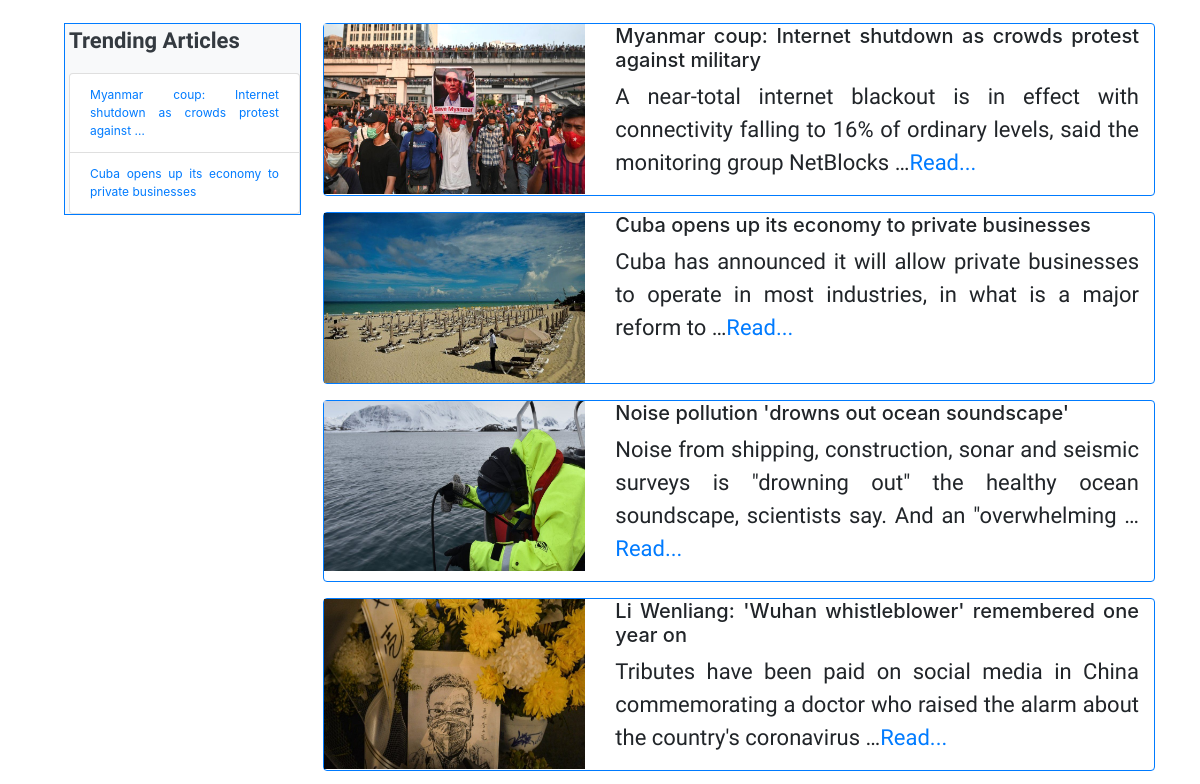
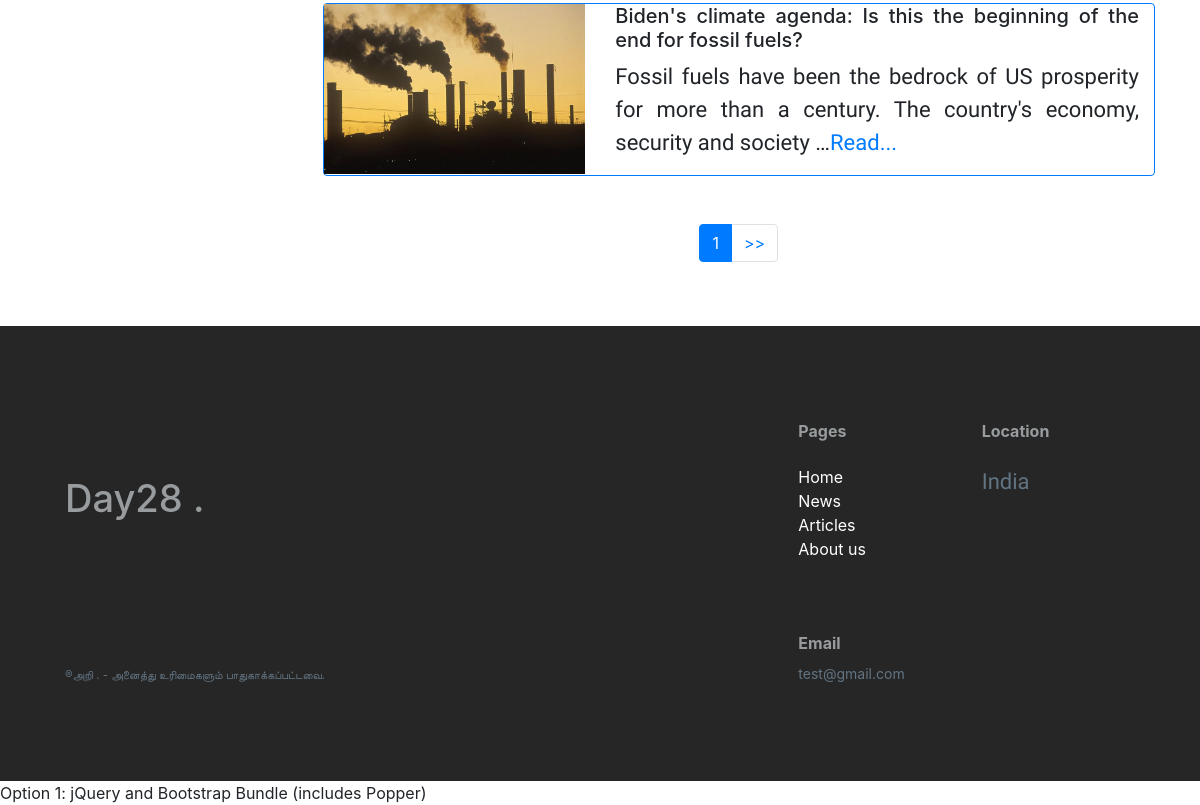
The app's page / (lower part), older data (2 pictures, top to bottom).
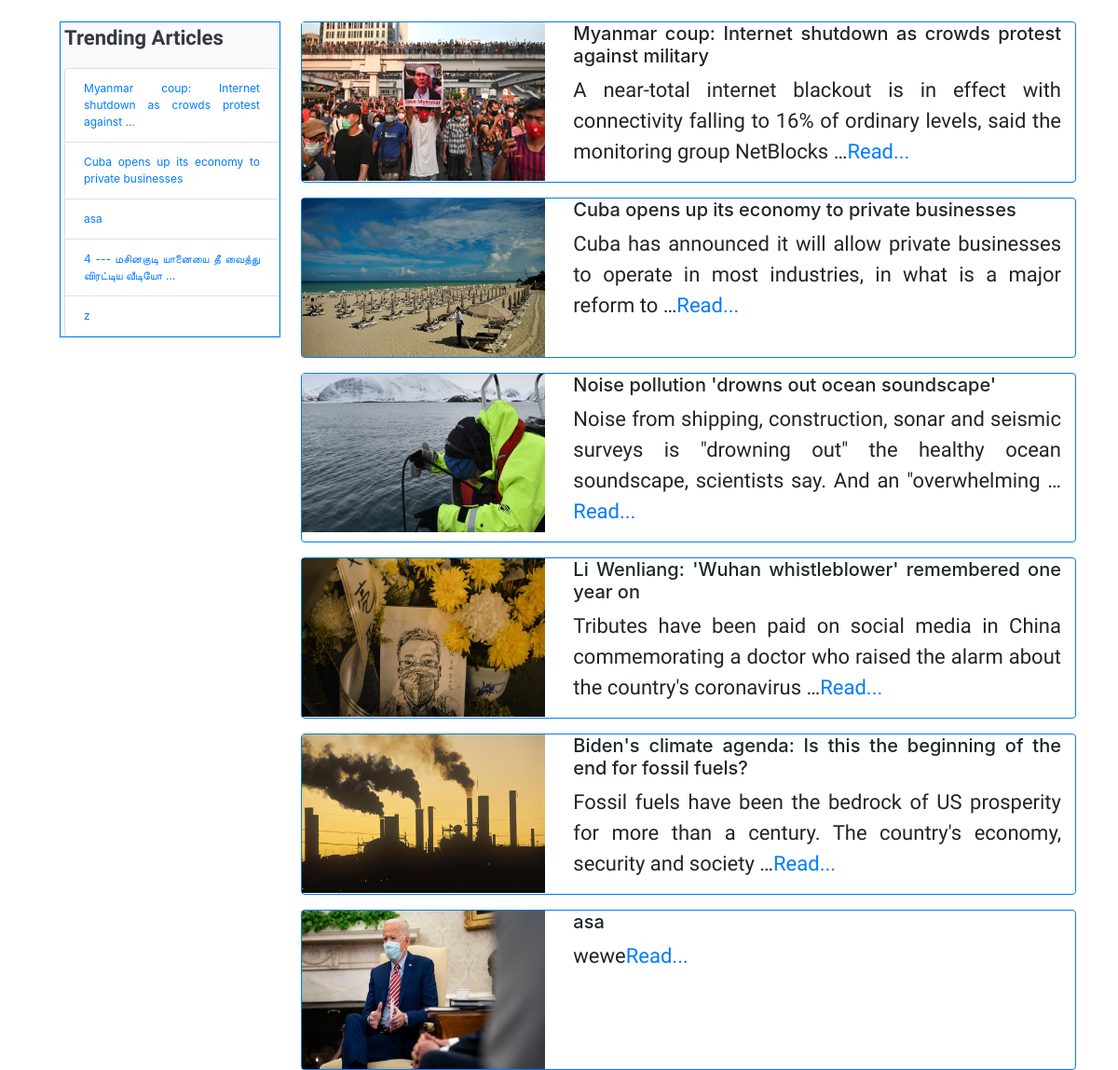
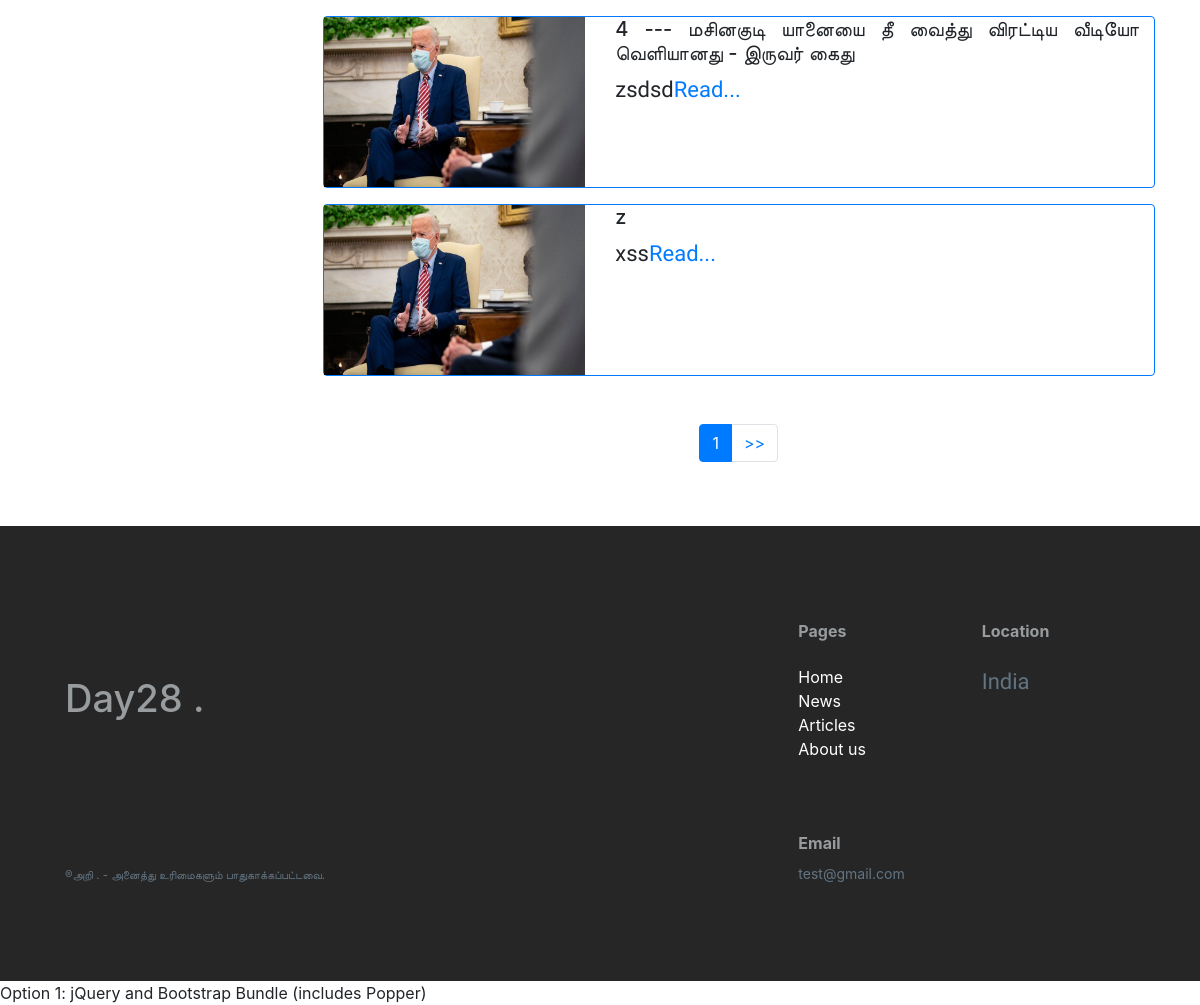
The same page, newer data (2 pictures, top to bottom).
### news/models.py (models this page shows)
class ArticleModel(models.Model):
    article_category_list=[('General','General'),('Technology','Technology'),('Politics','Politics'),('History','History'),('Science','Science'),('Aeronautics','Aeronautics')]
    article_header=models.CharField(blank=False,max_length=500)
    article_body = models.TextField(blank=False,max_length=10000)
    article_category = models.CharField(blank=False, max_length=500,default='General',choices=article_category_list)
    article_priority=models.IntegerField(blank=True)
    article_uploaded_date_time=models.DateTimeField(auto_now=True)
    uploader_ip_address=models.GenericIPAddressField(null=True,blank=True,max_length=100)
    carousel_image=models.ImageField(upload_to='images/%Y/%m/%d/%H%M%S', blank=True)
    image1=models.ImageField(upload_to='images/%Y/%m/%d/', blank=False,validators=[validate_image_file_extension])
    image2 = models.ImageField(upload_to='images/%Y/%m/%d/%H%M%S', blank=True,validators=[validate_image_file_extension])
    image3 = models.ImageField(upload_to='images/%Y/%m/%d/%H%M%S', blank=True,validators=[validate_image_file_extension])
    image4 = models.ImageField(upload_to='images/%Y/%m/%d/%H%M%S', blank=True,validators=[validate_image_file_extension])
    image5 = models.ImageField(upload_to='images/%Y/%m/%d/%H%M%S', blank=True,validators=[validate_image_file_extension])
    image6 = models.ImageField(upload_to='images/%Y/%m/%d/%H%M%S', blank=True,validators=[validate_image_file_extension])
    image7 = models.ImageField(upload_to='images/%Y/%m/%d/%H%M%S', blank=True,validators=[validate_image_file_extension])
    active_news = models.BooleanField(default=False)
    carousel_news = models.BooleanField(default=False)
    trending_news = models.BooleanField(default=False)
    article_views=models.IntegerField(default=0)
    class Meta:
        permissions = (
            ("can_edit_news", "Can edit news"),
            ("can_delete_news", "Can delete news"),
            ("can_view_news", "Can view news"),
            ("can_upload_news", "Can upload news"),
        )
    def __str__(self):
        return str(self.pk) + ' - ' + str(self.article_header)

### news/views.py (the view)
# urls.py: path('',news_view.show_home,name='show_home'),
def show_home(request):
    main_article_m = ArticleModel.objects.filter(
        Q(article_priority=1 ) &
        Q(active_news=True) &
        Q(trending_news=True))[0]
    carousel_article_m = ArticleModel.objects.filter(carousel_news=True)
    trending_article_m = ArticleModel.objects.filter(trending_news=True)
    all_article_m = ArticleModel.objects.all()
    page = request.GET.get('pg')
    all_article_m = ArticleModel.objects.all()
    page = request.GET.get('pg',1)
    paginator = Paginator(all_article_m, 10)
    try:
        article = paginator.page(page)
    except PageNotAnInteger:
        article = paginator.page(1)
    except EmptyPage:
        article = paginator.page(paginator.num_pages)
    print('article: ',article)
    for each in article:
        print(each)
    print('num of pages: ',paginator.num_pages)
    return render(request,'index.html',{'main_article_m':main_article_m,'carousel_article_m':carousel_article_m,
                                        'all_article_m':article,'trending_article_m':trending_article_m})

### news/templates/index.html (shortened to what this page needs)
{% extends 'base.html' %}
{% load static %}
{% load crispy_forms_tags %}
{% block upload %}
  	<div class="container mt-2">
		<div class="row">
			<div class="d-none d-md-block col-md-3 mt-3 mb-3 white-color  ">
				<div class="row ml-1 ">
					<div class="col-11 bg-light border border-primary text-justify pl-1 pr-0" style="font-size:12px;">
						<p class="font-weight-bold text-dark ">Trending Articles </p>
						<ul class="list-group">
						{% for each in trending_article_m %}
							{% if forloop.counter == 1%}
								<li class="list-group-item"> <a href="" > {{ each.article_header|truncatewords:"8" }}</a> </li>
							{% endif %}
							{% if forloop.counter == 2 %}
								<li class="list-group-item"> <a href="" > {{ each.article_header|truncatewords:"8" }}</a> </li>
							{% endif %}
							{% if forloop.counter == 3 %}
								<li class="list-group-item"> <a href="" > {{ each.article_header|truncatewords:"8" }}</a> </li>
							{% endif %}
							{% if forloop.counter == 4 %}
								<li class="list-group-item"> <a href="" > {{ each.article_header|truncatewords:"8" }}</a> </li>
							{% endif %}
							{% if forloop.counter == 5 %}
								<li class="list-group-item"> <a href="" > {{ each.article_header|truncatewords:"8" }}</a> </li>
							{% endif %}
						{% endfor %}
						</ul>
					</div>
				</div>
			</div>
			<div class="col-md-9 text-justify">
				{% for each_art_m in all_article_m %}
				 	<div class="row mt-3 rounded border border-primary text-justify ">
					<div class="col-4 pl-0">
						<img src="{% static 'media/' %}{{each_art_m.image1 }}" class="d-none d-md-block list-image" alt="New York">
					</div>
					<div class="d-none d-md-block col-8">
						<h5>{{ each_art_m.article_header|truncatewords:"25" }}</h5>
						<p>
							{{ each_art_m.article_body|truncatewords:"20" }}<a href="{% url 'show_news'%}?go={{each_art_m.pk }}&alt=article">Read...</a>
						</p>
					</div>
				</div>
				{% endfor %}
				<ul class="pagination mt-5 justify-content-center">
					<li class="page-item active"><a class="page-link" href="?pg={{ all_article_m.number }}">{{ all_article_m.number}} </a></li>
					<li class="page-item "><a class="page-link" href="?pg={{ all_article_m.paginator.num_pages}}">>></a></li>
				</ul>
			</div>
		</div>
	</div>
{% endblock upload %}

Row changes from the older to the newer data that the page shows:
added ArticleModel: article_header "asa", image1 (picture), article_body "wewe"
added ArticleModel: article_header "4 --- மசினகுடி யானையை தீ வைத்து விரட்டிய வீடியோ …", image1 (picture), article_header "4 --- மசினகுடி யானையை தீ வைத்து விரட்டிய வீடியோ வெளியானது - இருவர் கைது", article_body "zsdsd"
added ArticleModel: article_header "z", image1 (picture), article_body "xss"
